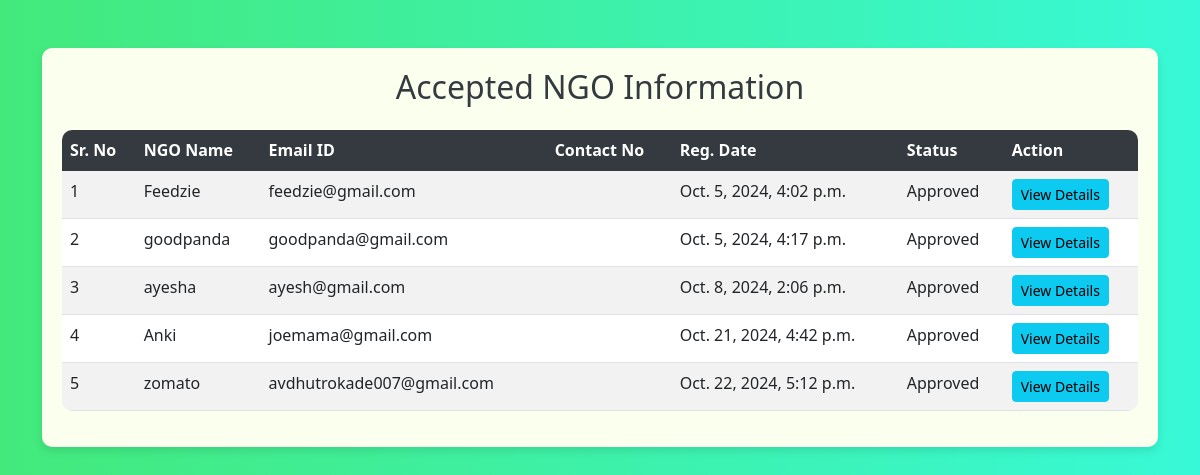
/accepted_ngo (signed in), run on an earlier commit of the app's database.
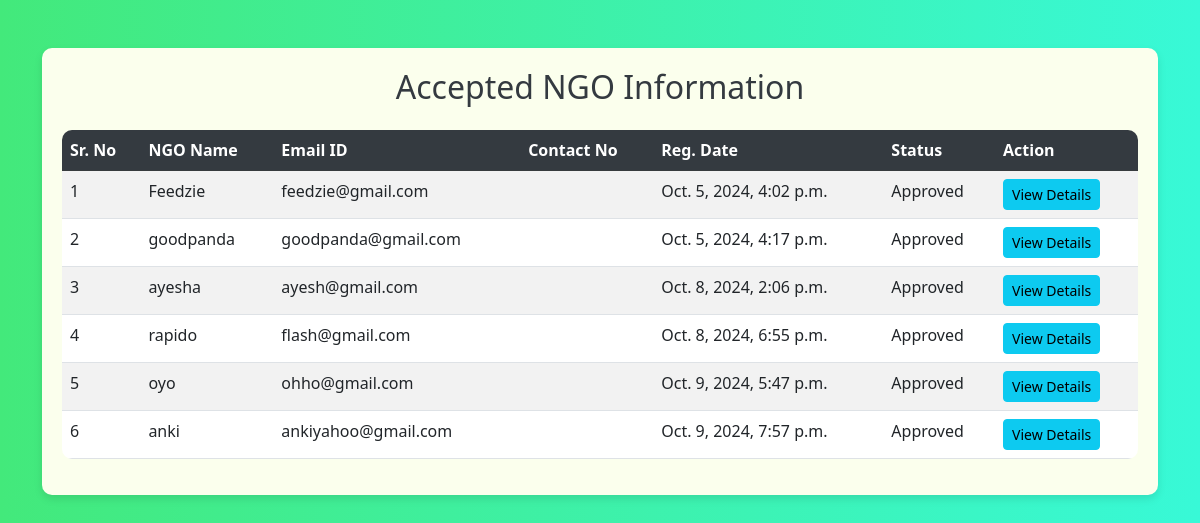
And on a later commit of the database.
### donation/models.py (models this page shows, shortened)
class NGO(models.Model):
    user = models.ForeignKey(User,on_delete=models.CASCADE)
    contact = models.CharField(null=True, max_length=10)
    address = models.CharField(null=True, max_length=300)
    userpic = models.FileField(null=True)
    idpic = models.FileField(null=True)
    aboutme = models.CharField(null=True, max_length=300)
    status = models.CharField(max_length=20, choices=[('Pending', 'Pending'), ('Approved', 'Approved'), ('Rejected', 'Rejected')], default='Pending')
    regdate = models.DateTimeField(auto_now_add=True)
    adminremark = models.CharField(null=True, max_length=300)
    updationdate = models.DateField(null=True)
    city = models.ForeignKey(City, on_delete=models.CASCADE, null=True, blank=True)
    email = models.EmailField(unique=True, null=True, blank=True)
    category = models.ManyToManyField(Category, related_name='ngos')

### donation/views.py (the view)
# urls.py: path("accepted_ngo",accepted_ngo,name="accepted_ngo"),
def accepted_ngo(request):
    if not request.user.is_authenticated:
        return redirect('admin_login')
    ngo = NGO.objects.filter(status="Approved")
    return render(request,'accepted_ngo.html',locals())

### donation/templates/accepted_ngo.html (shortened to what this page needs)
<!DOCTYPE html>
<html lang="en">
<head>
    <link href="https://cdn.jsdelivr.net/npm/bootstrap@5.3.0-alpha3/dist/css/bootstrap.min.css" rel="stylesheet">
</head>
<body>
<div class="container mt-5">
    <div class="table-container">
        <h2 class="mb-4"> Accepted NGO Information</h2>
        <table class="table table-striped table-hover">
            <thead class="table-dark">
                <tr>
                    <th scope="col">Sr. No</th>
                    <th scope="col">NGO Name</th>
                    <th scope="col">Email ID</th>
                    <th scope="col">Contact No</th>
                    <th scope="col">Reg. Date</th>
                    <th scope="col">Status</th>
                    <th scope="col">Action</th>
                </tr>
            </thead>
            <tbody>
                {% for i in ngo %}
                <tr>
                    <td>{{ forloop.counter }}</td>
                    <td>{{ i.user.first_name }}</td>
                    <td>{{ i.user.username }}</td>
                    <td>{{ i.contact_no }}</td>
                    <td>{{ i.regdate }}</td>
                    <td>{{ i.status }}</td>
                    <td>
                        <a href="{% url 'view_ngodetail' i.id %}" class="btn btn-info btn-sm">View Details</a>
                    </td>
                </tr>
                {% empty %}
                <tr>
                    <td colspan="7" class="text-center">No NGOs found</td>
                </tr>
                {% endfor %}
            </tbody>
        </table>
    </div>
</div>
</body>
</html>

What changed in the data, as far as the page shows it:
no longer on this page (row edited): NGO: user.first_name "Anki", user.username "joemama@gmail.com", regdate "Oct. 21, 2024, 4:42 p.m.", status "Approved"
removed NGO: user.first_name "zomato", user.username "avdhutrokade007@gmail.com", regdate "Oct. 22, 2024, 5:12 p.m.", status "Approved"
added NGO: user.first_name "rapido", user.username "flash@gmail.com", regdate "Oct. 8, 2024, 6:55 p.m.", status "Approved"
added NGO: user.first_name "oyo", user.username "ohho@gmail.com", regdate "Oct. 9, 2024, 5:47 p.m.", status "Approved"
added NGO: user.first_name "anki", user.username "ankiyahoo@gmail.com", regdate "Oct. 9, 2024, 7:57 p.m.", status "Approved"
